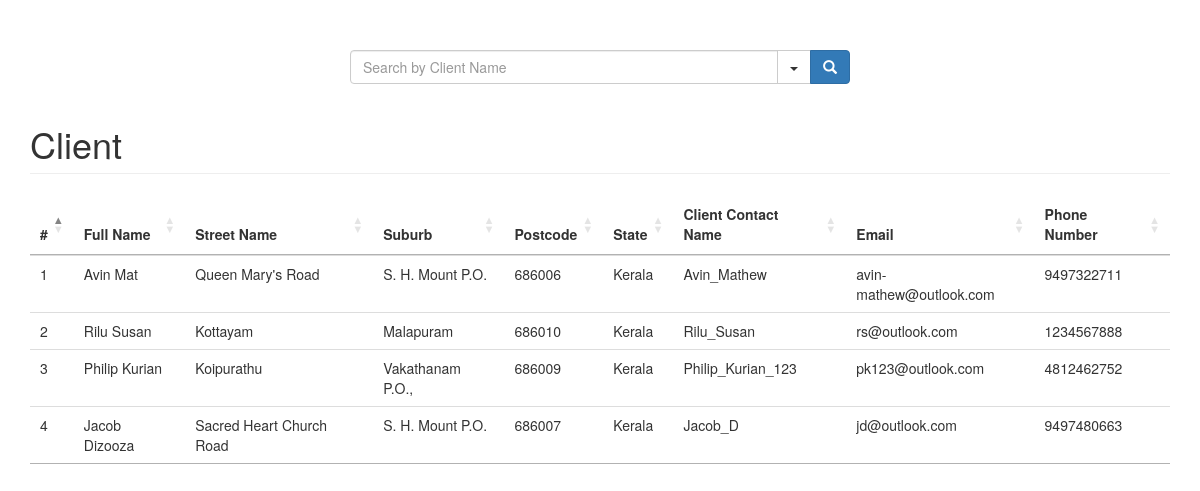
The app's page /client, older data.
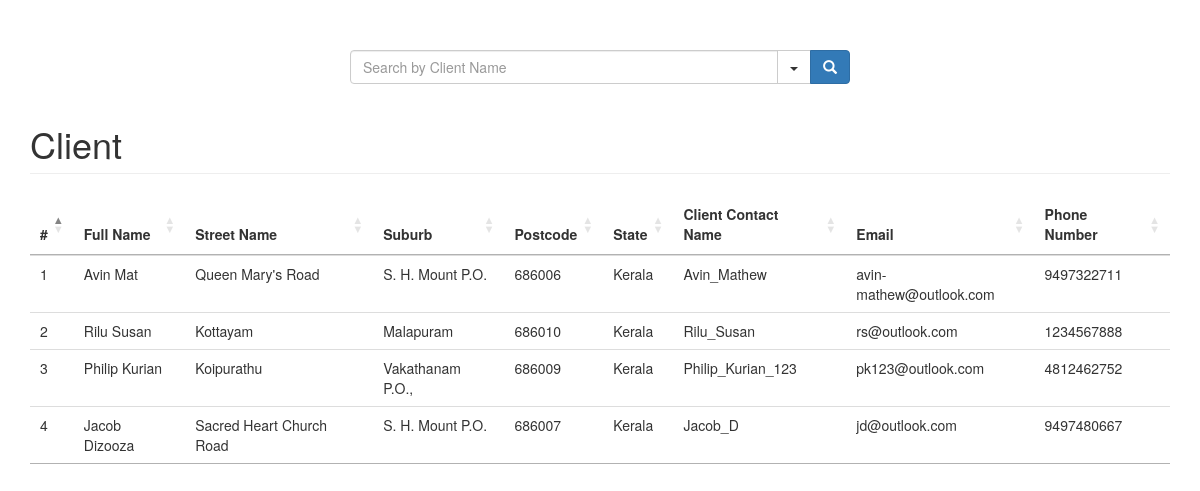
The same page, newer data.
### python_test/models.py (models this page shows, shortened)
class Client(models.Model):
    client_name = models.CharField("Full name", max_length=1024, unique=True)
    street_name = models.CharField("Street name", max_length=1024)
    suburb = models.CharField("Suburb", max_length=1024)
    postcode = models.CharField("Postcode", max_length=6)
    state = models.CharField("State", max_length=1024)
    client_contact_name = models.CharField(unique=True, max_length=1024)
    email = models.EmailField(max_length=70, null=True, blank=True, unique=True)
    phone_regex = RegexValidator(regex=r'^\+?1?\d{9,15}$', message="Phone number must be entered in the format: "
                                                                   "'+999999999'. Up to 15 digits allowed.")
    phone_number = models.CharField(validators=[phone_regex], max_length=17, blank=True, unique=True)

### python_test/views.py (the view)
# urls.py: path('client', ClientDetails.as_view(), name='client_details'),
class ClientDetails(ListView):
    model = Client
    template_name = 'client_list.html'
    context_object_name = "complete_client_list"

### python_test/templates/client_list.html (shortened to what this page needs)
<!DOCTYPE html>
{% load static %}
{% block content %}
<html lang="en">
    <head>
        <link rel="stylesheet" href="{% static 'css/client-search.css' %}">
        <link rel='stylesheet' href='https://maxcdn.bootstrapcdn.com/bootstrap/3.3.0/css/bootstrap.min.css'>
        <link rel='stylesheet' href='https://cdn.datatables.net/1.10.19/css/jquery.dataTables.min.css'>
        <link rel='stylesheet' href='https://cdn.datatables.net/1.10.19/css/jquery.dataTables.min.css'>
    </head>
    <body>
        <div class="container">
            <div class="row">
                <div class="col-md-12">
                    <div class="input-group" id="adv-search">
                        <input type="text" id="txtSearch" name="txtSearch" class="form-control" placeholder="Search by Client Name" />
                        <div class="input-group-btn">
                            <div class="btn-group" role="group">
                                <div class="dropdown dropdown-lg">
                                    <button type="button" class="btn btn-default dropdown-toggle" data-toggle="dropdown" aria-expanded="false"><span class="caret"></span></button>
                                </div>
                                <button type="button" class="btn btn-primary"><span class="glyphicon glyphicon-search" aria-hidden="true"></span></button>
                            </div>
                        </div>
                    </div>
                </div>
            </div>
            <h1 class="page-header">Client</h1>
            <table class="table" id="client-table" class="display toggle" style="width:100%">
                <thead>
                    <tr id="record_header">
                        <th id="id">#</th>
                        <th id="client_name">Full Name </th>
                        <th id="street_name">Street Name </th>
                        <th id="suburb">Suburb </th>
                        <th id="postcode">Postcode </th>
                        <th id="state">State </th>
                        <th id="client_contact_name">Client Contact Name </th>
                        <th id="email">Email </th>
                        <th id="phone_number">Phone Number </th>
                    </tr>
                </thead>
                <tbody id="record">
                    {% for client in complete_client_list %}
                    <tr id="row{{ client.id }}">
                        <td>{{ client.id }}</td>
                        <td>{{ client.client_name }} </i>
                        </td>
                        <td>{{ client.street_name }}</td>
                        <td>{{ client.suburb }}</td>
                        <td>{{ client.postcode }}</td>
                        <td>{{ client.state }}</td>
                        <td>{{ client.client_contact_name }}</td>
                        <td>{{ client.email }}</td>
                        <td>{{ client.phone_number }}</td>
                    </tr>
                    {% empty %}
                    <tr>
                        <td colspan="9" class="text-center bg-warning">No Client</td>
                    </tr>
                    {% endfor %}
                </tbody>
            </table>
            {% endblock %}
        </div>
    </body>
</html>

Row changes from the older to the newer data that the page shows:
changed Client "Jacob Dizooza": phone_number "9497480663" → "9497480667"
